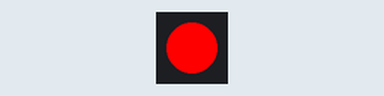
Simulated run of this sketch. Board: Arduino Uno, built with avr-gcc and run on an emulated ATmega328P. Parts: 1 RGB LEDs in strip order, left to right. The strip is taken to match the declared colour order.

Above: at 0.15 s.
At 9.45 s:
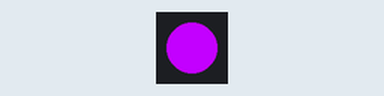
At 19.65 s:
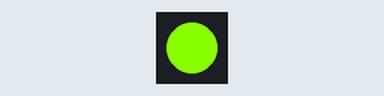
At 39.46 s:
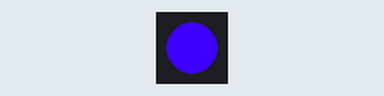
Timing chart, 0 to 40.0 s (numbered marks = the images above):
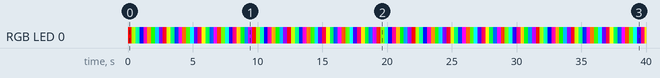

The sketch:

04_led_chroma.ino
```cpp
#include <Adafruit_NeoPixel.h>

// Which pin on the Arduino is connected to the NeoPixels?
#define PIN        21

// How many NeoPixels are attached to the Arduino?
#define NUMPIXELS 1

Adafruit_NeoPixel pixels(NUMPIXELS, PIN, NEO_RGB + NEO_KHZ800);

unsigned int hue = 0;

void setup() {
  pixels.begin();
  pinMode(0, INPUT);
}

void loop() {
  // put your main code here, to run repeatedly:

  pixels.setPixelColor(0, pixels.ColorHSV(hue));
  pixels.show();
  if (hue < 65535){ hue += 10; }
  else { hue = 0; }

}
```

Measured:
- by itself, RGB LED 0: off → RGB(255, 0, 0) at 0.00 s, → RGB(174, 255, 0) 0.30 s later, → RGB(0, 255, 162) 0.30 s later, → RGB(0, 13, 255) 0.30 s later, … (134 changes in this stretch)
